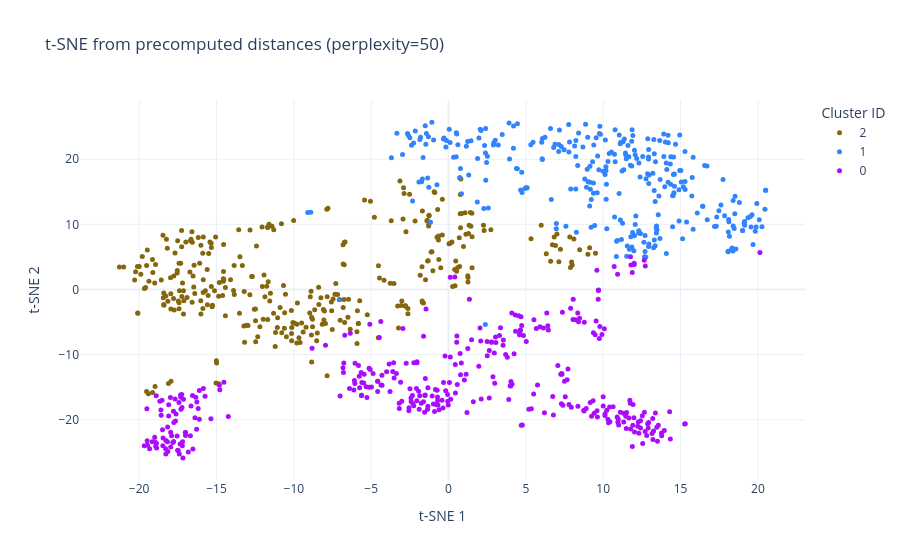

The notebook cell saved with this chart:
### Code cell
#perplexity

perp = 50

tsne = TSNE(
    n_components=2,
    metric='precomputed',
    perplexity=perp,
    random_state=0,
    init='random',
    learning_rate='auto',
    max_iter=1000,
    verbose=1
)
Y_tsne = tsne.fit_transform(D)

# --- Etiquetas de cluster (categóricas) ---
labels = np.full(n, -1, dtype=int)
for cid, cluster in enumerate(C_BSAS_M):
    for idx in cluster:
        if 0 <= idx < n:
            labels[idx] = cid

labels_str = labels.astype(str)
labels_str[labels == -1] = "Unassigned"

# --- DataFrame para plotly ---
df = pd.DataFrame({
    "x": Y_tsne[:, 0],
    "y": Y_tsne[:, 1],
    "cluster": labels_str
})

# Paleta cualitativa amplia + gris para Unassigned
palette = px.colors.qualitative.Alphabet
color_map = {c: palette[i % len(palette)] for i, c in enumerate(sorted(df["cluster"].unique()))}

fig = px.scatter(
    df, x="x", y="y",
    color="cluster",
    color_discrete_map=color_map,
    title=f"t-SNE from precomputed distances (perplexity={perp})",
    labels={"x": "t‑SNE 1", "y": "t‑SNE 2", "cluster": "Cluster ID"},
    hover_data={"x": ':.3f', "y": ':.3f', "cluster": True}
)

fig.update_traces(marker=dict(size=5, line=dict(width=0)))
fig.update_layout(template="plotly_white", legend_title_text="Cluster ID")
fig.show()

### Figure 1 — Plotly figure (JSON) as saved in the notebook; plotly's stock layout.template omitted (floating-point values rounded to 4 significant figures; data arrays with more than 128 entries replaced by an {"elided": "..."} marker saying what was removed)
{"data": [{"customdata": {"elided": "331x1 str values"}, "hovertemplate": "Cluster ID=%{customdata[0]}<br>t‑SNE 1=%{x:.3f}<br>t‑SNE 2=%{y:.3f}<extra></extra>", "legendgroup": "2", "marker": {"color": "#85660D", "line": {"width": 0}, "size": 5, "symbol": "circle"}, "mode": "markers", "name": "2", "orientation": "v", "showlegend": true, "type": "scatter", "x": {"elided": "331 float values"}, "xaxis": "x", "y": {"elided": "331 float values"}, "yaxis": "y"}, {"customdata": {"elided": "314x1 str values"}, "hovertemplate": "Cluster ID=%{customdata[0]}<br>t‑SNE 1=%{x:.3f}<br>t‑SNE 2=%{y:.3f}<extra></extra>", "legendgroup": "1", "marker": {"color": "#3283FE", "line": {"width": 0}, "size": 5, "symbol": "circle"}, "mode": "markers", "name": "1", "orientation": "v", "showlegend": true, "type": "scatter", "x": {"elided": "314 float values"}, "xaxis": "x", "y": {"elided": "314 float values"}, "yaxis": "y"}, {"customdata": {"elided": "355x1 str values"}, "hovertemplate": "Cluster ID=%{customdata[0]}<br>t‑SNE 1=%{x:.3f}<br>t‑SNE 2=%{y:.3f}<extra></extra>", "legendgroup": "0", "marker": {"color": "#AA0DFE", "line": {"width": 0}, "size": 5, "symbol": "circle"}, "mode": "markers", "name": "0", "orientation": "v", "showlegend": true, "type": "scatter", "x": {"elided": "355 float values"}, "xaxis": "x", "y": {"elided": "355 float values"}, "yaxis": "y"}], "layout": {"legend": {"title": {"text": "Cluster ID"}, "tracegroupgap": 0}, "title": {"text": "t-SNE from precomputed distances (perplexity=50)"}, "xaxis": {"anchor": "y", "domain": [0, 1], "title": {"text": "t‑SNE 1"}}, "yaxis": {"anchor": "x", "domain": [0, 1], "title": {"text": "t‑SNE 2"}}}}
